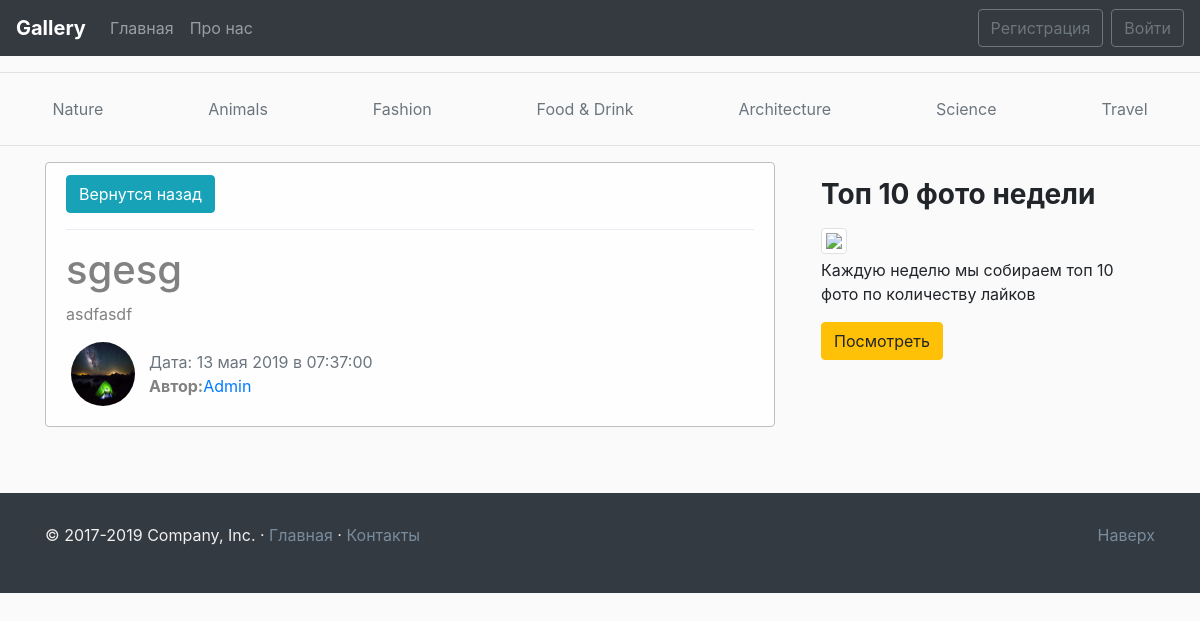
Screenshot of /news/8/ with the database file from the repository.
### blog/models.py (models this page shows, shortened)
class Posts(models.Model):
    dt = datetime.utcnow().strftime('%Y-%m-%d %H:%M:%S')[:-3]
    title = models.CharField(max_length=100)
    text = models.TextField()
    date = models.DateTimeField(default=dt)
    author = models.ForeignKey(User, on_delete=models.CASCADE)
    """[Returns a string representation of the title]

    Returns:
        [str] -- [article title]
    """
    """[Tells Django how to calculate the URL for an object.]

    Returns:
        [str] -- [a string that can be used in an HTTP request]
    """

### users/models.py (models this page shows, shortened)
class Profile(models.Model):
    user = models.OneToOneField(User, on_delete=models.CASCADE)
    img = models.ImageField(default="default.jpg", upload_to="user_images")
    """[Returns a string representation of the username]

    Returns:
        [str] -- [Username]
    """
    """[save image]
    """
    def save(self):
        super().save()
        image = Image.open(self.img.path)
        if image.height > 64 or image.width > 64:
            resize = (256, 256)
            image.thumbnail(resize)
            image.save(self.img.path)

### blog/views.py (the view)
# urls.py: path('news/<int:pk>/', views.NewsDetailView.as_view(), name='news-detail'),
class NewsDetailView(DetailView):
    model = Posts
    context_object_name = 'post'
    def get_context_data(self, **kwargs):
        context = super(NewsDetailView, self).get_context_data(**kwargs)
        context['title'] = Posts.objects.filter(pk=self.kwargs['pk']).first()
        return context

### blog/templates/blog/posts_detail.html (shortened to what this page needs)
{%extends 'blog/main.html'%}
{% block main_section %}
<div class="alert alert-light">
    <a href="{% url 'blog-home' %}" class="btn btn-info">Вернутся назад</a>
    <hr>
    <h1>{{post.title}}</h1>
    <p>{{post.text|safe}}</p>
    <div class="row">
        <div>
            {% if  post.author.profile.img %}
            <img src="{{post.author.profile.img.url}}" alt="{{post.author}}" class="user_image">
            {% else %}
            <img src="/pictures/default.jpg" alt="{{post.author}}" class="user_image">
            {% endif %}
        </div>
        <div class="mt-2 ml-1">
            <span class="text-muted">Дата: {{post.date|date:"d E Y в H:i:s"}}</span>
            {% if post.author %}
            <p><b>Автор:</b><a href="{% url 'user-news' post.author %}">{{post.author}}</a></p>
            {% else %}
            <p><b>Автор:</b><mark>Админ</mark></p>
            {% endif %}
        </div>
    </div>
</div>
{% endblock %}
{% block aside_section %}
<h3>
    <p><b>Топ 10 фото недели</b></p>
</h3>
<img src="https://images.unsplash.com/photo-1555284023-249222086985?ixlib=rb-1.2.1&ixid=eyJhcHBfaWQiOjEyMDd9&auto=format&fit=crop&w=750&q=80"
    class="img-thumbnail mb-1">
<p>Каждую неделю мы собираем топ 10 фото по количеству лайков</p>
<a href="" target="_blank">
    <button class="btn btn-warning">Посмотреть</button>
</a>
{% endblock aside_section %}

### blog/static/blog/main.css (style rules this page uses)
body { background: #fafafa }
img { max-width: 100% !important; }
.alert-light { border-color: #bfbfbf }
.user_image { width: 64px; height: 64px; border-radius: 50%; margin-right: 10px; margin-left: 20px; }

### rows the page displays
Posts: title "sgesg", text "asdfasdf", author.profile.img (picture), date "13 мая 2019 в 07:37:00", author "Admin"
